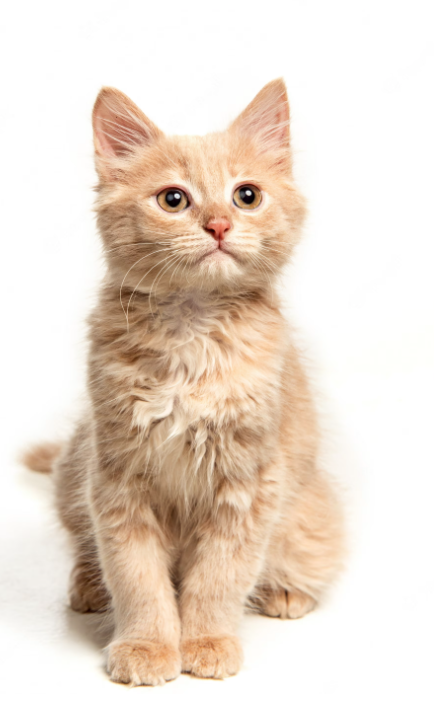
#> input picture data/cat.png, 434 x 702 px, found by its file name
$ jupyter execute '基礎教學-001.ipynb'
#> lines starting #> are read from the running program, lines starting #| are printed output that depends on the picture; after the words box and inside, x2 and y2 are one past the last pixel; in counts of white or black regions, pixels touching at a corner belong together
# 基礎教學(with python)-001

+ 圖片讀取
+ 繪圖
+ 灰階轉換
+ 基本圖像圖像處理（裁切/翻轉/模糊化/輪廓化）

參考資料：[Medium][1], [Youtube][2]

[1]: https://medium.com/jimmy-wang/opencv-基礎教學筆記-with-python-d780f571a57a "Medium"
[2]: https://www.youtube.com/watch?v=oXlwWbU8l2o "Youtube"
+ 影片參考開頭至1:12:00

# 一、圖片讀取

[cell 1]
import cv2
import matplotlib.pyplot as plt

img = cv2.imread('./cat.png')
#> img is the input picture: shape (702, 434, 3); mean B, G, R 206, 219.3, 233.9
plt.axis('off')
plt.imshow(img[:,:,::-1])

# 二、繪圖

[cell 2]
import cv2
import numpy as np
import matplotlib.pyplot as plt

[cell 3]
plt.rcParams['figure.figsize']=(10,10)

# 畫出一個空白畫布
plt.subplot(2, 3, 1)
blank = np.zeros((500,500,3), dtype='uint8')
plt.title('blank')
plt.axis('off')
plt.imshow(blank)

# 1. 畫指定位置（直接給位置參數）
plt.subplot(2, 3, 2)
blank[200:300, 300:400] = 255,255,100
plt.title('1')
plt.axis('off')
plt.imshow(blank[:,:,::-1])

# 2. 畫方框（img, 起點, 終點, 顏色, 粗度）
# if thickness = -1則為填滿
plt.subplot(2, 3, 3)
cv2.rectangle(blank, (0,0), (250,250), (0,255,0), 2)
plt.title('2')
plt.axis('off')
plt.imshow(blank[:,:,::-1])

# 畫圓形（img, 圓心位置, 半徑, 顏色, 粗度）
plt.subplot(2, 3, 4)
cv2.circle(blank, (blank.shape[1]//2, blank.shape[0]//2), 40, (255,255,255), 5)
plt.title('3')
plt.axis('off')
plt.imshow(blank[:,:,::-1])

# 畫線條（img, 起點, 終點, 顏色, 粗度）
plt.subplot(2, 3, 5)
cv2.line(blank, (0,0), (blank.shape[1]//2, blank.shape[0]//2), (0,0,255), 3)
plt.title('4')
plt.axis('off')
plt.imshow(blank[:,:,::-1])

# 加入文字（img, 文字內容, 起點, 字體, 大小, 顏色, 粗度）
plt.subplot(2, 3, 6)
cv2.putText(blank, 'its me, hi!', (300, 400), cv2.FONT_HERSHEY_TRIPLEX, 1.0, (255,255,255), 2)
plt.title('5')
plt.axis('off')
plt.imshow(blank[:,:,::-1])

# 三、圖像處理與形態學(Morphology)

+ 平移(translation)
+ 旋轉(rotation)
+ 顏色轉換(converting)
+ 模糊化(blur)
+ 輪廓化(edge cascade)
+ 膨脹(dilating)
+ 侵蝕(eroding)

[cell 4]
plt.rcParams['figure.figsize']=(20,20)
plt.subplot(1,3,1)
img = cv2.imread('./cat.png')
plt.title('origin')
plt.axis('off')
plt.imshow(img[:,:,::-1])

# translation
# cv2.warpAffine(img, M, (w, h))
# M 仿射矩陣，(w, h) 圖片長寬
# -x → 往左移動 ; x → 往右移動
# -y → 往上移動 ; y → 往下移動

def translation(img, x, y):
#> called with x = -100, y = 100
    M = np.float32([[1,0,x],[0,1,y]])
    w,h = (img.shape[1], img.shape[1])
#> w = 434; h = 434
    return cv2.warpAffine(img, M, (w,h))
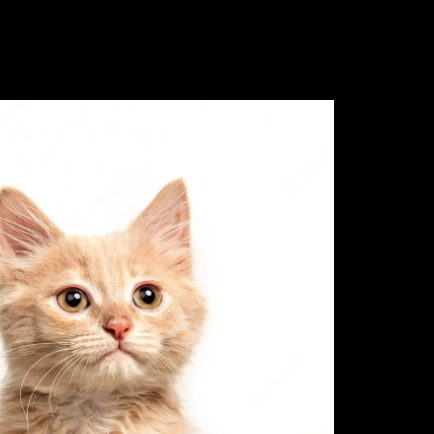
#> returned value: shape (434, 434, 3); mean of channels 0, 1, 2 124.3, 131.2, 139.8; drawn as B, G, R

translated = translation(img, -100, 100)
plt.subplot(1,3,2)
plt.title('translated')
plt.axis('off')
plt.imshow(translated[:,:,::-1])

# rotation
# cv2.getRotationMatrix2D((x, y), angle, scale)
# (x, y) 旋轉的中心點，angle 旋轉角度 ( - 順時針，+ 逆時針 )，scale 旋轉後的尺寸

def rotation(img, angle):
#> called with angle = -45
    (h, w) = img.shape[:2]
#> h = 702; w = 434
    (x, y) = (w//2, h//2)
#> x = 217; y = 351
    M = cv2.getRotationMatrix2D((x,y), angle, 1.0)
    return cv2.warpAffine(img, M, (w, h))
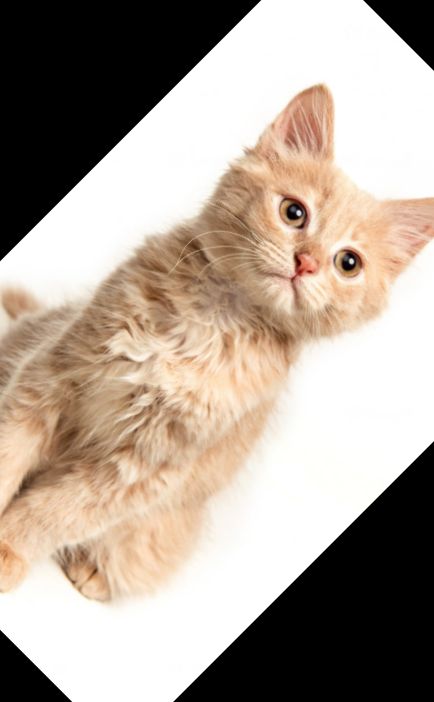
#> returned value: shape (702, 434, 3); mean of channels 0, 1, 2 151.4, 163, 175.9; drawn as B, G, R

rotated1 = rotation(img, -45)
plt.subplot(1,3,3)
plt.title('rotated1')
plt.axis('off')
plt.imshow(rotated1[:,:,::-1])

[cell 5]
plt.rcParams['figure.figsize']=(20,20)
plt.subplot(1,4,1)
img = cv2.imread('./cat.png')
plt.title('origin')
plt.axis('off')
plt.imshow(img[:,:,::-1])

# converting
convert = cv2.cvtColor(img, cv2.COLOR_BGR2GRAY)
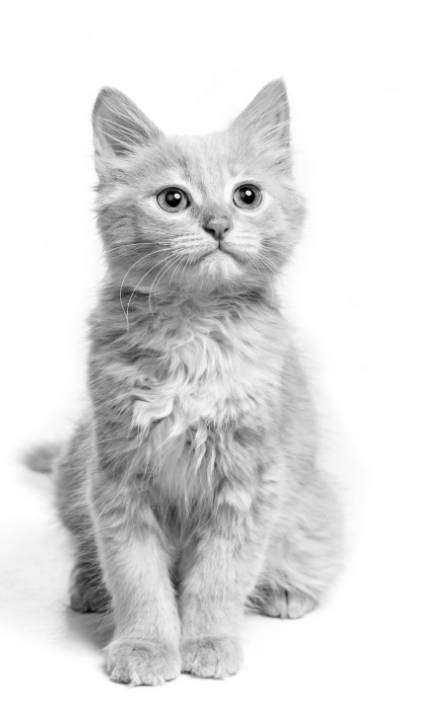
#> convert: shape (702, 434); min 1, max 255, mean 222.1
plt.subplot(1,4,2)
plt.title('convert')
plt.axis('off')
plt.imshow(convert,cmap='gray')

# blur
# 使影像平滑、降低雜訊
# kernel size需為奇數，sigma越大越模糊
# cv2.GaussianBlur(gray,(kernel_size, kernel_size), sigma)
plt.subplot(1,4,3)
blur1 = cv2.GaussianBlur(img, (9,9), 1.5)
plt.title('blur1')
plt.axis('off')
plt.imshow(blur1[:,:,::-1])

plt.subplot(1,4,4)
blur2 = cv2.GaussianBlur(img, (9,9), 5.5)
plt.title('blur2')
plt.axis('off')
plt.imshow(blur2[:,:,::-1])

[cell 6]
plt.rcParams['figure.figsize']=(20,20)

# edge casade
# 通常會先將影像模糊化後，再進行輪廓化，這樣抓到的雜訊比較少
# cv2.Canny(blur_gray, low_threshold, high_threshold)
plt.subplot(1,3,1)
canny = cv2.Canny(blur1, 125, 175)
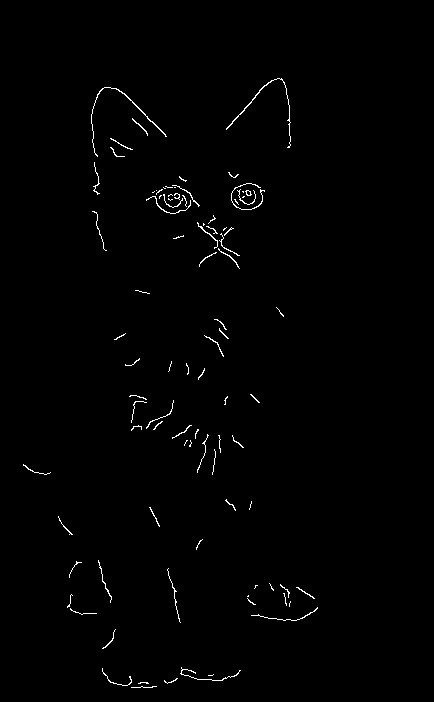
#> canny: shape (702, 434); 0.83% white in thin lines or dots, all inside (x1, y1, x2, y2) = (23, 78, 318, 688)
plt.title('canny')
plt.axis('off')
plt.imshow(canny,cmap='gray')

# 膨脹、侵蝕通常會使用已經輪廓化的影像
# dilating
#cv2.dilate(img,(kernel_size, kernel_size), iterations)
# iterations：膨脹次數
plt.subplot(1,3,2)
dilated = cv2.dilate(canny, (7,7), iterations=3)
#> dilated: shape (702, 434); 2.2% white; 59 white regions (4 under 20 px), largest, box (x1, y1, x2, y2) and area: (146, 185, 200, 217) 623, (197, 215, 240, 272) 610, (231, 183, 265, 213) 460
plt.title('dilated')
plt.axis('off')
plt.imshow(dilated,cmap='gray')

# eroding
#cv2.erode(img,(kernel_size, kernel_size), iterations)
# iterations：膨脹次數
plt.subplot(1,3,3)
eroded = cv2.erode(dilated, (7,7), iterations=3)
#> eroded: shape (702, 434); 0.9% white in thin lines or dots, all inside (x1, y1, x2, y2) = (23, 81, 318, 691)
plt.title('eroded')
plt.axis('off')
plt.imshow(eroded,cmap='gray')

# 四、圖片結構

+ 輪廓(contours)
+ 層級(hierarchies)

[cell 7]
plt.rcParams['figure.figsize']=(20,20)
plt.subplot(1,3,1)
img = cv2.imread('./cat.png')
plt.title('origin')
plt.axis('off')
plt.imshow(img[:,:,::-1])

# 通常會先講影像做灰階和blur
gray = cv2.cvtColor(img, cv2.COLOR_BGR2GRAY)
blur = cv2.GaussianBlur(gray, (7,7), cv2.BORDER_DEFAULT)
canny = cv2.Canny(blur, 125, 175)
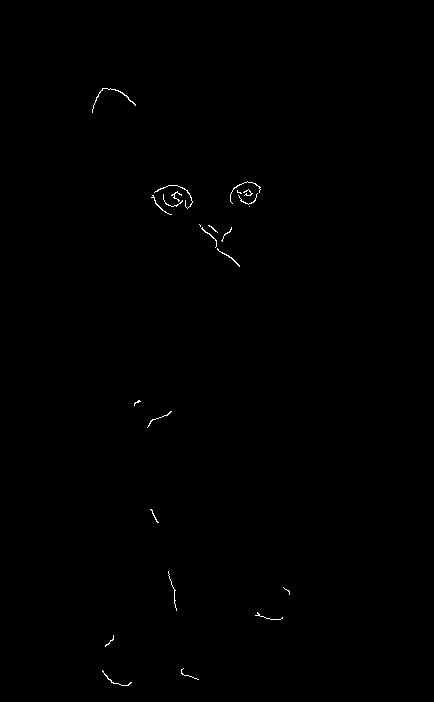
#> canny: shape (702, 434); 0.24% white in thin lines or dots, all inside (x1, y1, x2, y2) = (92, 88, 290, 686)

contours, hierarchies = cv2.findContours(canny, cv2.RETR_LIST, cv2.CHAIN_APPROX_SIMPLE)
#> contours = 24 contours, all with area under 20

# 計算總共有多少輪廓
print(f'共有{len(contours)}個輪廓')
#| 共有24個輪廓

# 畫出當前所有的輪廓
plt.subplot(1,3,2)
new1 = cv2.drawContours(img, contours, -1, (0,0,255), 3)
plt.title('raw+contours')
plt.axis('off')
plt.imshow(new1[:,:,::-1])

# 標示出輪廓
plt.subplot(1,3,3)
blank = np.zeros(img.shape, dtype='uint8')
new2 = cv2.drawContours(blank, contours, -1, (255,255,255), 3)
#> new2: shape (702, 434, 3); 1% white; 14 white regions, largest, box (x1, y1, x2, y2) and area: (149, 183, 195, 217) 718, (228, 179, 263, 209) 528, (197, 222, 242, 269) 390
plt.title('contours')
plt.axis('off')
plt.imshow(new2[:,:,::-1])
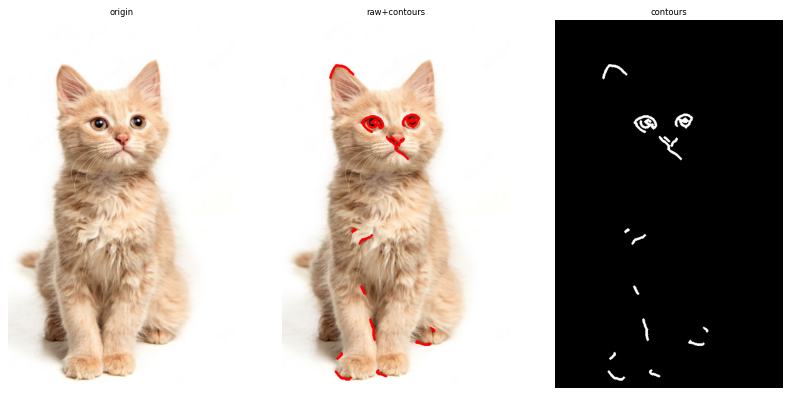
#> figure drawn by matplotlib, 3 panels

[cell 8]
plt.rcParams['figure.figsize']=(20,20)
plt.subplot(2,2,1)
img = cv2.imread('./cat.png')
plt.title('origin')
plt.axis('off')
plt.imshow(img[:,:,::-1])

# 先利用threshold做前處理，threshold會將影像做二值化（黑或白）
plt.subplot(2,2,2)
gray = cv2.cvtColor(img, cv2.COLOR_BGR2GRAY)
ret, thresh = cv2.threshold(gray, 80, 255, cv2.THRESH_BINARY_INV)
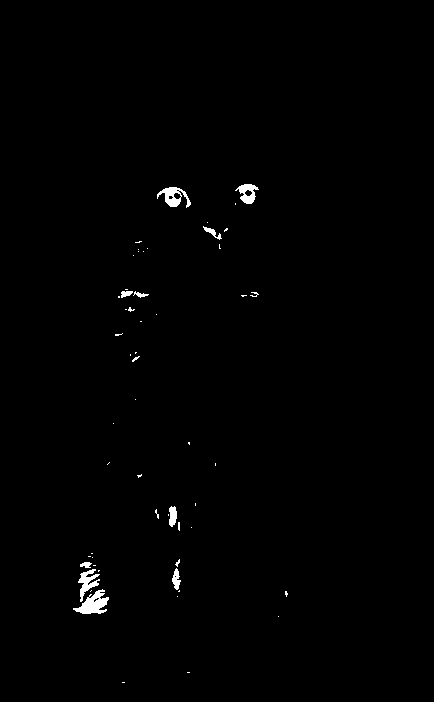
#> thresh: shape (702, 434); 0.68% white; 56 white regions (45 under 20 px)
plt.title('threshold')
plt.axis('off')
plt.imshow(thresh, cmap='gray')

contours, hierarchies = cv2.findContours(thresh, cv2.RETR_LIST, cv2.CHAIN_APPROX_SIMPLE)
#> contours = 62 contours, 50 with area under 20; largest, box (x1, y1, x2, y2) and area: (73, 589, 109, 614) 399, (157, 187, 191, 208) 315, (235, 184, 259, 204) 244, (78, 569, 100, 602) 236, (169, 506, 177, 527) 108

# 計算總共有多少輪廓
print(f'共有{len(contours)}個輪廓')
#| 共有62個輪廓

# 畫出當前所有的輪廓
plt.subplot(2,2,3)
new1 = cv2.drawContours(img, contours, -1, (0,0,255), 3)
plt.title('raw+contours')
plt.axis('off')
plt.imshow(new1[:,:,::-1])

# 標示出輪廓
plt.subplot(2,2,4)
blank = np.zeros(img.shape, dtype='uint8')
new2 = cv2.drawContours(blank, contours, -1, (255,255,255), 3)
#> new2: shape (702, 434, 3); 1.4% white; 33 white regions (9 under 20 px), largest, box (x1, y1, x2, y2) and area: (71, 560, 111, 616) 1228, (155, 185, 193, 210) 548, (233, 182, 261, 206) 385
plt.title('contours')
plt.axis('off')
plt.imshow(new2[:,:,::-1])
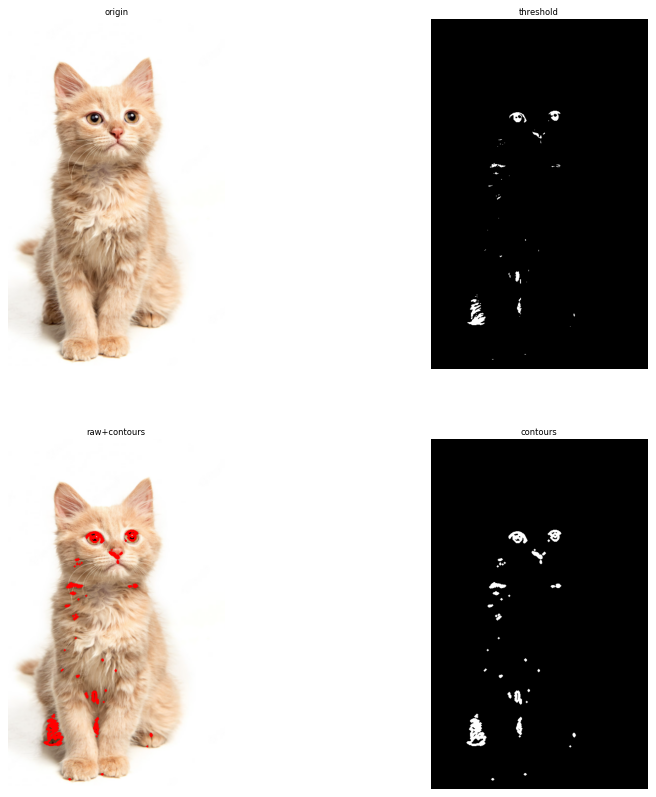
#> figure drawn by matplotlib, 4 panels

# findContours用法
contours, hierarchy = cv.findContours(img, mode, method)
+ img：輸入影像
+ mode：輪廓檢索模式
+ method：輪廓近似方式

+ 輪廓檢索模式：輪廓具有父子關係，也就是說輪廓內還有其他輪廓，透過這參數可以決定是否選取。例如一個房子的輪廓可能包含一個矩形窗戶，房子則為父，窗戶為子
    + RETR_LIST：提取所有輪廓，不建立父子關係
    + RETR_EXTERNAL：返回最外層的輪廓，所有子輪廓都會被忽略
    + RETR_CCOMP：返回所有輪廓，並將輪廓建立成兩級組織結構
    + RETR_TREE：返回所有輪廓，並建立完整的組織結構表（爺爺、父、子、孫子）

+ 輪廓近似方式
    + cv2.CHAIN_APPROX_NONE：輪廓的所有點都會被儲存
    + cv2.CHAIN_APPROX_SIMPLE：壓縮輪廓，去除多餘的點。例如四邊形只儲存四個角的點

[cell 9]
# 以下範例利用一個矩形測試上述的參數
import cv2
import numpy as np
import matplotlib.pyplot as plt

plt.rcParams['figure.figsize'] = (10,10)

blank = np.zeros((500,500,3), dtype='uint8')
rectangle = cv2.rectangle(blank, (100,100), (400,400), (0,255,255), 10)
plt.subplot(1,2,1)
plt.title('rectangle')
plt.imshow(rectangle[:,:,::-1])

canny = cv2.Canny(rectangle, 127, 175)
contours, _ = cv2.findContours(canny, cv2.RETR_LIST, cv2.CHAIN_APPROX_SIMPLE)
# 計算總共有多少輪廓
print(f'共有{len(contours)}個輪廓')
new1 = cv2.drawContours(rectangle, contours, -1, (0,0,255), 2)
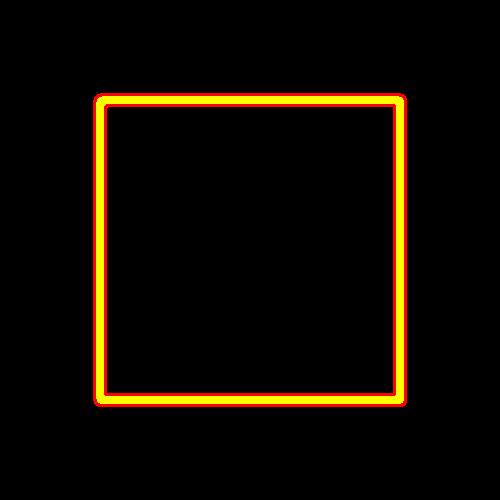
#> new1: shape (500, 500, 3); mean of channels 0, 1, 2 0, 9.8, 17.1; drawn as B, G, R
plt.subplot(1,2,2)
plt.title('contours')
plt.imshow(new1[:,:,::-1])
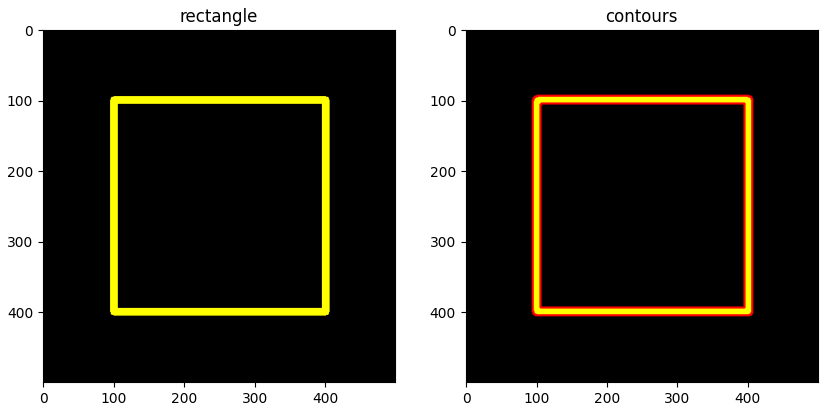
#> figure drawn by matplotlib, 2 panels
